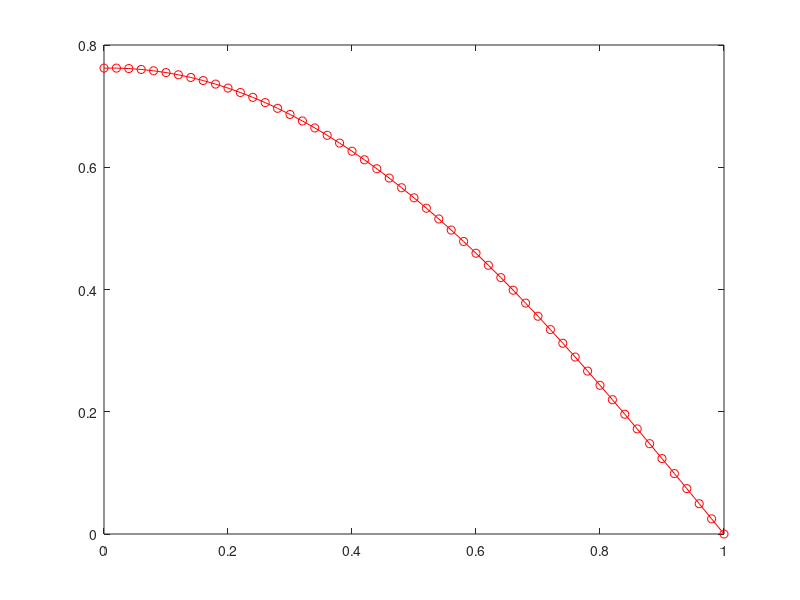
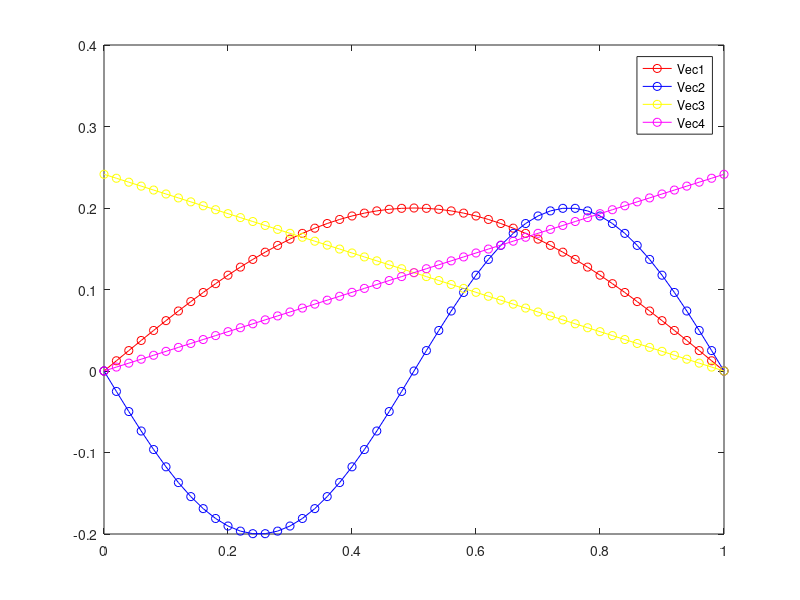
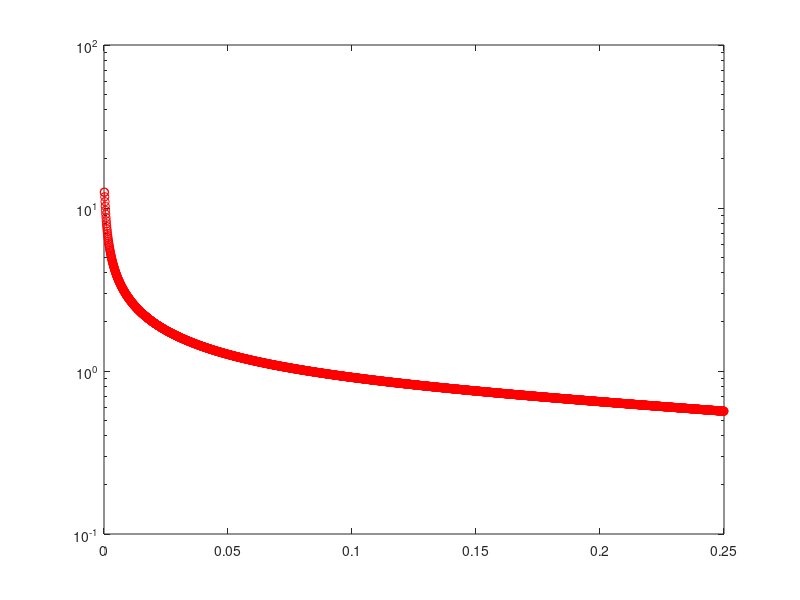

The MATLAB source for these figures, in order:
clear

kappa=1;   % thermal conductivity
tau=1e-4;  % time-step
h=0.02;    % spatial-step

% Extent of the system
x=0:h:1;
m=length(x);

% Matrix for the second-derivative term
D=-2*eye(m);
D=D+diag(ones(m-1,1),+1);
D=D+diag(ones(m-1,1),-1);
D=D*kappa*tau/(h*h);

% Boundary conditions (Dirichlet; i.e. constant value)
D(1,:)=0;
D(m,:)=0;

% The update matrix
A=eye(m) + D;

% Initial conditions
temp=zeros(m,1);
temp(round(m/2))=1/h;

time=0;
i = 1;
while (time<=0.25)
    fac = 4*kappa*time;
    analytic = 1/sqrt(pi*fac)*exp(-(x-0.5).^2/fac);
    halfA(i) = analytic((length(x)-1)/2);
    newtemp(i) = temp((length(x)-1)/2);



    time=time+tau;   % update the time
    temp=A*temp;     % update the temperature
    temp(1) = temp(2);
    i = i + 1;
end

[V, D] = eig(A);

% extraction of D into a list
d = length(D);
for ii = 1:d
    eVal(ii) = D(ii,ii);
end
eVec1 = V(:,1);
eVec2 = V(:,2);
eVec3 = V(:,end-1);
eVec4 = V(:,end);

figure(1)
plot(x,temp,'ro-')

figure(2)
plot(x,eVec1,'ro-', x, eVec2,'bo-', x, eVec3,'yo-', x, eVec4, 'mo-')
legend('Vec1', 'Vec2', 'Vec3', 'Vec4')

figure(3)
semilogy(0:tau:0.25, newtemp, 'ro-')
